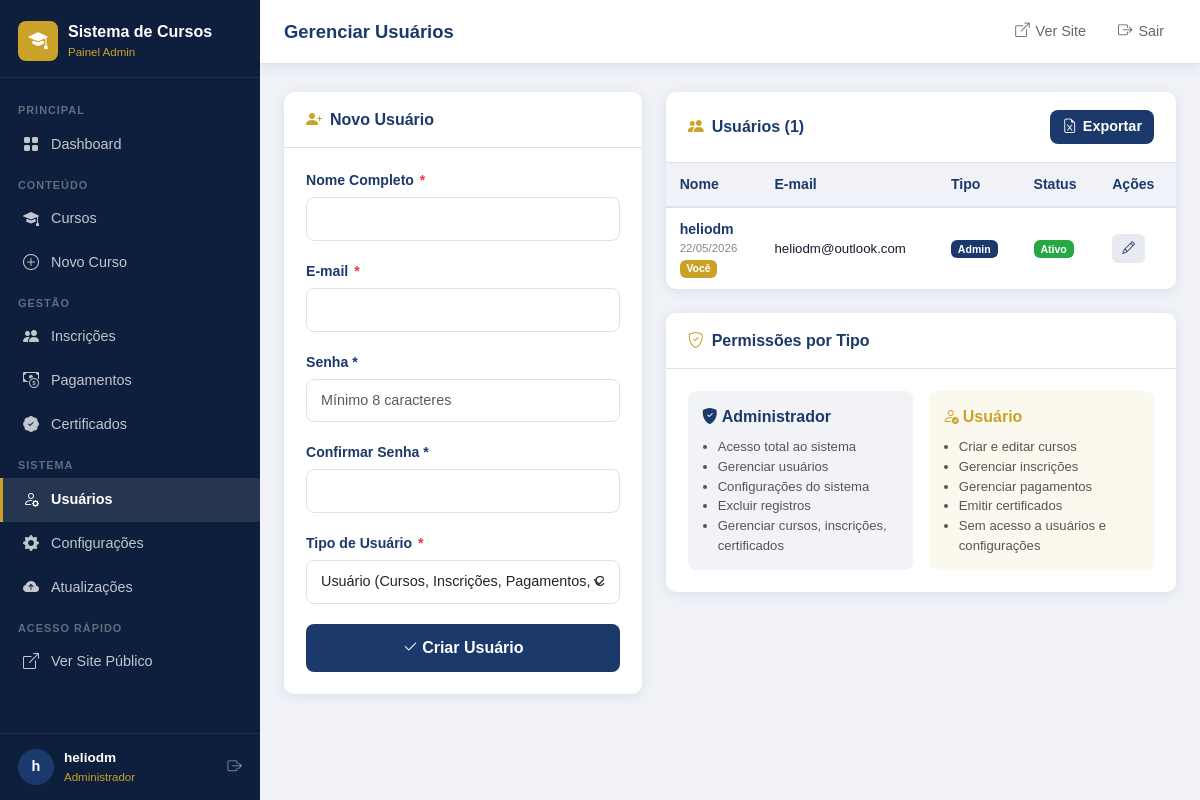
The app's page /admin/usuarios.php (signed in) with its own data.
### tables this page shows
CREATE TABLE IF NOT EXISTS `usuarios` (
  `id` int(11) NOT NULL AUTO_INCREMENT,
  `nome` varchar(150) NOT NULL,
  `email` varchar(150) NOT NULL,
  `senha` varchar(255) NOT NULL,
  `tipo` enum('admin','usuario') NOT NULL DEFAULT 'usuario',
  `ativo` tinyint(1) NOT NULL DEFAULT 1,
  `criado_em` timestamp NOT NULL DEFAULT current_timestamp(),
  `atualizado_em` timestamp NOT NULL DEFAULT current_timestamp() ON UPDATE current_timestamp(),
  PRIMARY KEY (`id`),
  UNIQUE KEY `email` (`email`)
);

### includes/functions.php (called while the page is built, shortened)
<?php
function getConfig(string $chave, string $default = ''): string {
    static $cache = [];
    $db = getDB();
    $stmt = $db->prepare("SELECT valor FROM configuracoes WHERE chave = ?");
    $stmt->execute([$chave]);
    $row = $stmt->fetch();
    $cache[$chave] = $row ? ($row['valor'] ?? $default) : $default;
    return $cache[$chave];
}
function h(mixed $valor): string {
    return htmlspecialchars((string)($valor ?? ''), ENT_QUOTES | ENT_HTML5, 'UTF-8');
}
function formatarData(?string $data, string $formato = 'd/m/Y'): string {
    return date($formato, strtotime($data));
}
function urlImagem(?string $caminho, string $default = ''): string {
    if (empty($caminho)) return $default;
    return $default;
}

### includes/auth.php (called while the page is built, shortened)
<?php
require_once __DIR__ . '/functions.php';
function isLoggedIn(): bool {
    return !empty($_SESSION['usuario_id']) && !empty($_SESSION['usuario_tipo']);
}
function isAdmin(): bool {
    return isLoggedIn() && $_SESSION['usuario_tipo'] === 'admin';
}
function getUsuarioLogado(): ?array {
    return [
        'id'    => $_SESSION['usuario_id'],
        'nome'  => $_SESSION['usuario_nome'],
        'email' => $_SESSION['usuario_email'],
        'tipo'  => $_SESSION['usuario_tipo'],
    ];
}

### admin/usuarios.php (the view, shortened to what this page needs)
<?php
$pageTitle = 'Gerenciar Usuários';
require_once __DIR__ . '/includes/header.php';
$db    = getDB();
$editUser = null;
$usuarios = $db->query("SELECT id, nome, email, tipo, ativo, criado_em FROM usuarios ORDER BY tipo ASC, nome ASC")->fetchAll();
?>
<div class="row g-4">
  <div class="col-lg-5">
    <div class="admin-card">
      <div class="admin-card-header">
        <h5><i class="bi bi-person-plus-fill"></i> <?= $editUser ? 'Editar Usuário' : 'Novo Usuário' ?></h5>
      </div>
      <div class="admin-card-body">
        <form method="POST" novalidate>
          <div class="admin-form-group">
            <label>Nome Completo <span class="required">*</span></label>
            <input type="text" class="form-control" name="nome"
                   value="<?= h($editUser['nome'] ?? '') ?>" required maxlength="150">
          </div>
          <div class="admin-form-group">
            <label>E-mail <span class="required">*</span></label>
            <input type="email" class="form-control" name="email"
                   value="<?= h($editUser['email'] ?? '') ?>" required maxlength="150">
          </div>
          <div class="admin-form-group">
            <label>
              <?= $editUser ? 'Nova Senha (deixe em branco para manter)' : 'Senha *' ?>
            </label>
            <input type="password" class="form-control" name="senha" minlength="8"
                   placeholder="Mínimo 8 caracteres" <?= $editUser ? '' : 'required' ?>>
          </div>
          <div class="admin-form-group">
            <label>Confirmar Senha <?= $editUser ? '' : '*' ?></label>
            <input type="password" class="form-control" name="confirmar_senha" <?= $editUser ? '' : 'required' ?>>
          </div>
          <div class="admin-form-group">
            <label>Tipo de Usuário <span class="required">*</span></label>
            <select class="form-select" name="tipo">
              <option value="usuario" <?= ($editUser['tipo'] ?? '') === 'usuario' ? 'selected' : '' ?>>
                Usuário (Cursos, Inscrições, Pagamentos, Certificados)
              </option>
            </select>
          </div>
          <button type="submit" class="btn w-100" style="background:var(--primary);color:#fff;font-weight:700;border-radius:8px;padding:11px;">
            <i class="bi bi-check2 me-1"></i><?= $editUser ? 'Salvar Alterações' : 'Criar Usuário' ?>
          </button>
        </form>
      </div>
    </div>
  </div>
  <div class="col-lg-7">
    <div class="admin-card">
      <div class="admin-card-header">
        <h5><i class="bi bi-people-fill"></i> Usuários (<?= count($usuarios) ?>)</h5>
        <a href="<?= BASE_PATH ?>/api/exportar.php?tipo=usuarios" class="topbar-btn btn-primary-sm">
          <i class="bi bi-file-earmark-excel"></i> Exportar
        </a>
      </div>
      <div style="overflow-x:auto;">
        <table class="admin-table">
          <thead>
            <tr>
              <th>Nome</th>
              <th>E-mail</th>
              <th>Tipo</th>
              <th>Status</th>
              <th>Ações</th>
            </tr>
          </thead>
          <tbody>
            <?php foreach ($usuarios as $u): ?>
            <tr>
              <td>
                <div style="font-weight:700;font-size:.88rem;color:var(--primary);"><?= h($u['nome']) ?></div>
                <div style="font-size:.72rem;color:#888;"><?= formatarData($u['criado_em'], 'd/m/Y') ?></div>
                <?php if ($u['id'] === (int)$usuario['id']): ?>
                <span class="badge" style="background:var(--secondary);font-size:.65rem;">Você</span>
                <?php endif; ?>
              </td>
              <td style="font-size:.83rem;"><?= h($u['email']) ?></td>
              <td>
                <span class="badge <?= $u['tipo'] === 'admin' ? 'badge-admin' : 'badge-usuario' ?>">
                  <?= $u['tipo'] === 'admin' ? 'Admin' : 'Usuário' ?>
                </span>
              </td>
              <td>
                <span class="badge <?= $u['ativo'] ? 'badge-ativo' : 'badge-inativo' ?>">
                  <?= $u['ativo'] ? 'Ativo' : 'Inativo' ?>
                </span>
              </td>
              <td>
                <div class="actions">
                  <a href="<?= BASE_PATH ?>/admin/usuarios.php?editar=<?= $u['id'] ?>" class="btn-action edit">
                    <i class="bi bi-pencil"></i>
                  </a>
                </div>
              </td>
            </tr>
            <?php endforeach; ?>
          </tbody>
        </table>
      </div>
    </div>
    <div class="admin-card mt-3">
      <div class="admin-card-header"><h5><i class="bi bi-shield-check"></i> Permissões por Tipo</h5></div>
      <div class="admin-card-body">
        <div class="row g-3">
          <div class="col-md-6">
            <div style="background:rgba(27,58,107,.06);border-radius:8px;padding:14px;">
              <div class="fw-bold mb-2" style="color:var(--primary);"><i class="bi bi-shield-fill-check me-1"></i>Administrador</div>
              <ul style="font-size:.82rem;color:#555;padding-left:16px;margin:0;">
                <li>Acesso total ao sistema</li>
                <li>Gerenciar usuários</li>
                <li>Configurações do sistema</li>
                <li>Excluir registros</li>
                <li>Gerenciar cursos, inscrições, certificados</li>
              </ul>
            </div>
          </div>
          <div class="col-md-6">
            <div style="background:rgba(201,162,39,.08);border-radius:8px;padding:14px;">
              <div class="fw-bold mb-2" style="color:var(--secondary);"><i class="bi bi-person-check me-1"></i>Usuário</div>
              <ul style="font-size:.82rem;color:#555;padding-left:16px;margin:0;">
                <li>Criar e editar cursos</li>
                <li>Gerenciar inscrições</li>
                <li>Gerenciar pagamentos</li>
                <li>Emitir certificados</li>
                <li>Sem acesso a usuários e configurações</li>
              </ul>
            </div>
          </div>
        </div>
      </div>
    </div>
  </div>
</div>
<?php require_once __DIR__ . '/includes/footer.php'; ?>

### admin/includes/header.php (shortened to what this page needs)
<?php
require_once __DIR__ . '/../../includes/functions.php';
require_once __DIR__ . '/../../includes/auth.php';
$usuario  = getUsuarioLogado();
$siteName = getConfig('site_nome', 'Sistema de Cursos');
$siteLogo = urlImagem(getConfig('site_logo'), '');
$pageTitle = $pageTitle ?? 'Painel Admin';
?>
<!DOCTYPE html>
<html lang="pt-BR">
<head>
  <link rel="stylesheet" href="https://cdn.jsdelivr.net/npm/bootstrap@5.3.2/dist/css/bootstrap.min.css">
  <link rel="stylesheet" href="https://cdn.jsdelivr.net/npm/bootstrap-icons@1.11.3/font/bootstrap-icons.min.css">
  <link rel="stylesheet" href="<?= BASE_PATH ?>/assets/css/admin.css">
</head>
<body class="admin-body">
<aside class="admin-sidebar" id="admin-sidebar">
  <a class="sidebar-brand" href="<?= BASE_PATH ?>/admin/index.php">
    <?php if ($siteLogo): ?>
    <img src="<?= h($siteLogo) ?>" alt="<?= h($siteName) ?>">
    <?php else: ?>
    <div style="width:40px;height:40px;background:var(--secondary);border-radius:8px;display:flex;align-items:center;justify-content:center;flex-shrink:0;">
      <i class="bi bi-mortarboard-fill" style="color:#fff;font-size:1.2rem;"></i>
    </div>
    <?php endif; ?>
    <div>
      <span class="brand-name"><?= h($siteName) ?></span>
      <span class="brand-sub">Painel Admin</span>
    </div>
  </a>
  <nav class="sidebar-nav">
    <?php
    $current = basename($_SERVER['PHP_SELF'], '.php');
    function isActive(string $page, string $current): string {
      return $current === $page ? 'active' : '';
    }
    ?>
    <div class="sidebar-section-label">Principal</div>
    <a href="<?= BASE_PATH ?>/admin/index.php" class="sidebar-link <?= isActive('index', $current) ?>">
      <i class="bi bi-grid-fill"></i> Dashboard
    </a>
    <div class="sidebar-section-label">Conteúdo</div>
    <a href="<?= BASE_PATH ?>/admin/cursos.php" class="sidebar-link <?= isActive('cursos', $current) ?>">
      <i class="bi bi-mortarboard-fill"></i> Cursos
    </a>
    <a href="<?= BASE_PATH ?>/admin/cursos.php?acao=criar" class="sidebar-link <?= isActive('curso-criar', $current) ?>">
      <i class="bi bi-plus-circle"></i> Novo Curso
    </a>
    <div class="sidebar-section-label">Gestão</div>
    <a href="<?= BASE_PATH ?>/admin/inscricoes.php" class="sidebar-link <?= isActive('inscricoes', $current) ?>">
      <i class="bi bi-people-fill"></i> Inscrições
    </a>
    <a href="<?= BASE_PATH ?>/admin/pagamentos.php" class="sidebar-link <?= isActive('pagamentos', $current) ?>">
      <i class="bi bi-cash-coin"></i> Pagamentos
    </a>
    <a href="<?= BASE_PATH ?>/admin/certificados.php" class="sidebar-link <?= isActive('certificados', $current) ?>">
      <i class="bi bi-patch-check-fill"></i> Certificados
    </a>
    <?php if (isAdmin()): ?>
    <div class="sidebar-section-label">Sistema</div>
    <a href="<?= BASE_PATH ?>/admin/usuarios.php" class="sidebar-link <?= isActive('usuarios', $current) ?>">
      <i class="bi bi-person-gear"></i> Usuários
    </a>
    <a href="<?= BASE_PATH ?>/admin/configuracoes.php" class="sidebar-link <?= isActive('configuracoes', $current) ?>">
      <i class="bi bi-gear-fill"></i> Configurações
    </a>
    <a href="<?= BASE_PATH ?>/admin/atualizacoes.php" class="sidebar-link <?= isActive('atualizacoes', $current) ?>" style="position:relative;">
      <i class="bi bi-cloud-arrow-up-fill"></i> Atualizações
    </a>
    <?php endif; ?>
    <div class="sidebar-section-label">Acesso Rápido</div>
    <a href="<?= BASE_PATH ?>/index.php" target="_blank" class="sidebar-link">
      <i class="bi bi-box-arrow-up-right"></i> Ver Site Público
    </a>
  </nav>
  <div class="sidebar-user">
    <div class="user-avatar"><?= mb_substr($usuario['nome'], 0, 1) ?></div>
    <div class="user-info">
      <div class="name"><?= h($usuario['nome']) ?></div>
      <div class="role"><?= $usuario['tipo'] === 'admin' ? 'Administrador' : 'Usuário' ?></div>
    </div>
    <a href="<?= BASE_PATH ?>/logout.php" class="logout-btn" title="Sair" data-bs-toggle="tooltip">
      <i class="bi bi-box-arrow-right"></i>
    </a>
  </div>
</aside>
<header class="admin-topbar">
  <div class="topbar-title"><?= h($pageTitle) ?></div>
  <div class="topbar-actions">
    <a href="<?= BASE_PATH ?>/index.php" target="_blank" class="topbar-btn">
      <i class="bi bi-box-arrow-up-right"></i>
      <span class="d-none d-md-inline">Ver Site</span>
    </a>
    <a href="<?= BASE_PATH ?>/logout.php" class="topbar-btn" onclick="return confirm('Deseja sair do sistema?')">
      <i class="bi bi-box-arrow-right"></i>
      <span class="d-none d-sm-inline">Sair</span>
    </a>
  </div>
</header>
<main class="admin-main">

### admin/includes/footer.php (shortened to what this page needs)
</main>
</body>
</html>

### records on screen
usuarios: nome "heliodm", criado_em "22/05/2026", shows "Você", email "heliodm@outlook.com", tipo "Admin", ativo "Ativo"

### other values on screen
$siteName "Sistema de Cursos"
mb_substr($usuario['nome'], 0, 1) "h"
$usuario['nome'] "heliodm"
$pageTitle "Gerenciar Usuários"
count($usuarios) "1"
